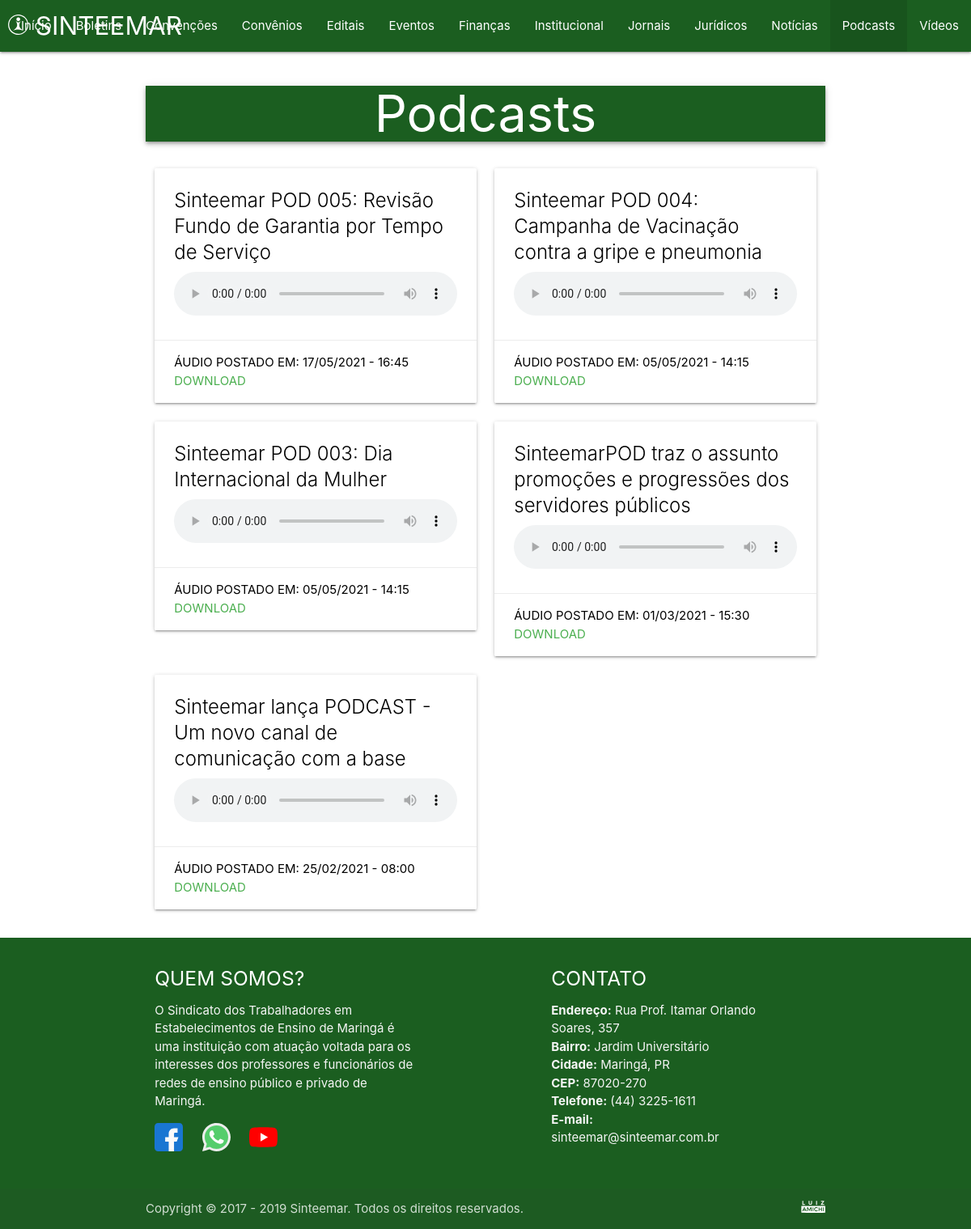
Screenshot of /podcasts.php with the database file from the repository.
### tables this page shows
CREATE TABLE IF NOT EXISTS `PODCASTS` (
	`ID` INT NOT NULL AUTO_INCREMENT PRIMARY KEY,
	`TITULO` VARCHAR(128) NOT NULL,
	`AUDIO` VARCHAR(64) NOT NULL,
	`DATA` DATE NOT NULL DEFAULT CURRENT_DATE,
	`HORA` TIME NOT NULL DEFAULT CURRENT_TIME,
	`TEMPO` TIMESTAMP NOT NULL DEFAULT CURRENT_TIMESTAMP
);

### sgc/dao.php (called while the page is built, shortened)
<?php
	function mysql() {
		$host = 'sinteemar.com.br';
		$user = 'sint';
		$password = 'Senha do banco de dados';
		$schema = 'sint_2019';
		try {
			$connection = new mysqli($host, $user, $password, $schema);
			$connection->set_charset('utf8');
		}
		catch(Exception $e) {
			$connection = null;
		}
		finally {
			return $connection;
		}
	}
	function sql_length($table, $condition=null) {
		$query = 'SELECT COUNT(*) FROM ' . $table . ($condition ? ' WHERE ' . $condition : '') . ';';
		$rows = 0;
		if($sql = mysql()) {
			try {
				$result = $sql->query($query);
				$rows = $result->fetch_assoc()['COUNT(*)'];
			}
			catch(Exception $e) {
				$rows = -1;
			}
			finally {
				mysqli_close($sql);
			}
		}
		return $rows;
	}
	function sql_read($table, $condition=null, $unique=false) {
		$query = 'SELECT @ROW_NUMBER:=@ROW_NUMBER+1 AS ROWNUM, 1 FIX, ' . $table . '.* FROM ' . $table . ', (SELECT @ROW_NUMBER:=0) AS RN ' . ($condition ? ' WHERE ' . $condition : '') . ';';
		$rows = null;
		if($sql = mysql()) {
			try {
				$result = $sql->query($query);
				if($result->num_rows == 0) {
					$rows = array();
				}
				elseif($result->num_rows == 1) {
					$rows = $unique ? $result->fetch_assoc() : array($result->fetch_assoc());
				}
				else {
					$rows = $unique ? $result->fetch_all(MYSQLI_ASSOC)[0] : $result->fetch_all(MYSQLI_ASSOC);
				}
			}
			catch(Exception $e) {
				$rows = null;
			}
			finally {
				mysqli_close($sql);
			}
		}
		return $rows;
	}
?>

### podcasts.php (the view, shortened to what this page needs)
<?php
	require_once('sgc/dao.php');
	$id = filter_input(INPUT_GET, 'id', FILTER_SANITIZE_STRING);
	$page = max(1, filter_input(INPUT_GET, 'p', FILTER_SANITIZE_NUMBER_INT));
	$title = 'Podcasts';
	$pages = ceil(sql_length($table='PODCASTS') / 24);
	$page = min($page, $pages);
	$podcasts = sql_read($table='PODCASTS', $condition='ID > 0 ORDER BY ID DESC LIMIT ' . ($page - 1) * 24 . ', 24', $unique=false);
	require_once('cabecalho.php');
?>
	<div class="container">
		<div class="col darken-4 green">
			<h1 class="center-align white-text z-depth-2"><?= $title ?></h1>
		</div>
<?php
	if(!empty($podcasts)) {
?>
		<div class="row">
<?php
		foreach($podcasts as $podcast) {
?>
			<div class="col m6 s12">
				<div class="card <?= ($id && strcmp(base64_decode($id), $podcast['ID']) == 0 ? 'green lighten-5' : '') ?>">
					<div class="card-content">
						<span class="black-text card-title"><?= $podcast['TITULO'] ?></span>
						<audio <?= ($id && strcmp($id, $podcast['ID']) == 0 ? 'allow="autoplay" autoplay="autoplay"' : '') ?> controls style="width: 100%;">
							<source src="<?= $website . $podcast['AUDIO'] ?>" type="audio/mp3"/>
						</audio>
					</div>
					<div class="black-text card-action">
						<a class="black-text" href="javascript:void(0)">Áudio postado em: <time datetime="<?= $podcast['DATA'] . ' ' . $podcast['HORA'] ?>"><?= date_format(date_create($podcast['DATA'] . ' ' . $podcast['HORA']), 'd/m/Y - H:i') ?></time></a>
						<a class="darken-4 green-text" download href="<?= $website . $podcast['AUDIO'] ?>">Download</a>
					</div>
				</div>
			</div>
<?php
		}
?>
		</div>
<?php
	}
	else {
?>
		<h3 class="center-align">Ainda não temos podcasts disponíveis :(</h3>
<?php
	}
?>
	</div>
<?php
	require_once('rodape.php');
?>

### rows the page displays
podcasts: TITULO "Sinteemar POD 005: Revisão Fundo de Garantia por Tempo de Serviço", DATA+HORA "17/05/2021 - 16:45"
podcasts: TITULO "Sinteemar POD 004: Campanha de Vacinação contra a gripe e pneumonia", DATA+HORA "05/05/2021 - 14:15"
podcasts: TITULO "Sinteemar POD 003: Dia Internacional da Mulher", DATA+HORA "05/05/2021 - 14:15"
podcasts: TITULO "SinteemarPOD traz o assunto promoções e progressões dos servidores públicos", DATA+HORA "01/03/2021 - 15:30"
podcasts: TITULO "Sinteemar lança PODCAST - Um novo canal de comunicação com a base", DATA+HORA "25/02/2021 - 08:00"

### other values shown
$title "Podcasts"
